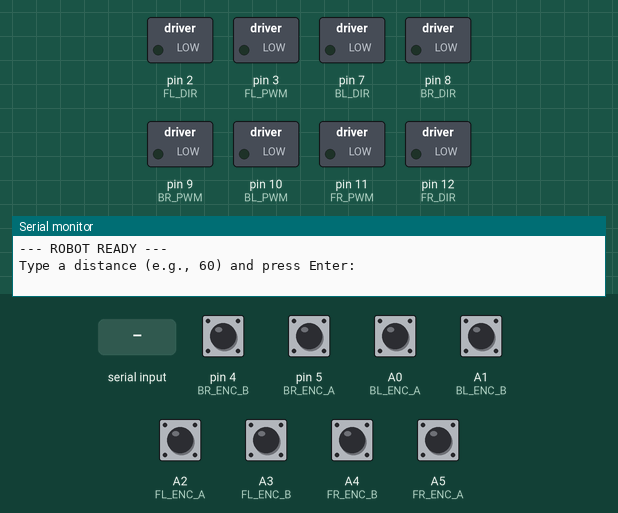
Recording of a sketch running on a simulated Arduino Uno, built with avr-gcc and run on an emulated ATmega328P. Shown: switched loads named in the sketch (green lamp = pin HIGH), the last lines printed to the serial monitor. The test bench sets the inputs (shaded band); at power-on: A0 (BL_ENC_A), A1 (BL_ENC_B), A2 (FL_ENC_A), A3 (FL_ENC_B), A4 (FR_ENC_B), A5 (FR_ENC_A), pin 4 (BR_ENC_B), pin 5 (BR_ENC_A) HIGH.

Above: at 1.2 s.
1.3 s: "90,45\n" received over Serial
At 1.46 s:
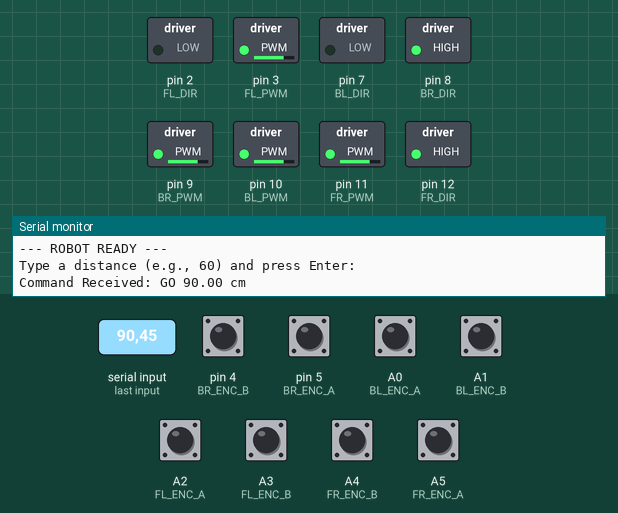
At 3.0 s:
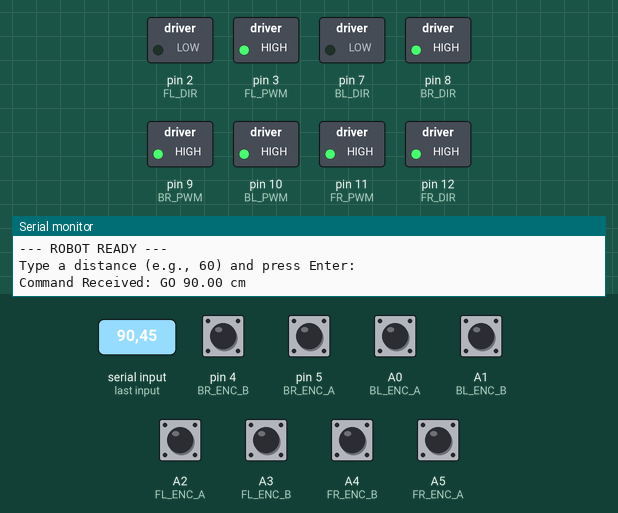
Timing chart, 0 to 4.5 s (numbered marks = the images above; inputs shaded):
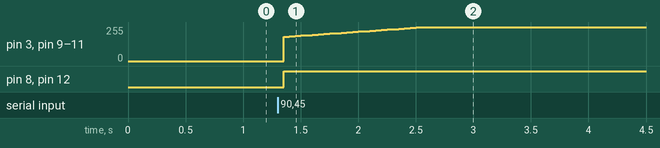

The sketch:

Phase3_Step1.ino
```cpp
// --- SERIAL CONTROLLED ROBOT (Arduino Monitor Version) ---
// Type a number (cm) in Serial Monitor -> Robot moves that distance.

#include <Arduino.h>

// *** PIN DEFINITIONS ***
const int FL_PWM = 3;    const int FL_DIR = 2;
const int FL_ENC_A = A2; const int FL_ENC_B = A3;

const int FR_PWM = 11;   const int FR_DIR = 12;
const int FR_ENC_A = A5; const int FR_ENC_B = A4;

const int BL_PWM = 10;   const int BL_DIR = 7;
const int BL_ENC_A = A0; const int BL_ENC_B = A1;

const int BR_PWM = 9;    const int BR_DIR = 8;
const int BR_ENC_A = 5;  const int BR_ENC_B = 4;

// *** YOUR CALIBRATION ***
// REPLACE THIS NUMBER with your calculated value (e.g., 0.07033)
const double CM_PER_TICK = 0.07033;

// PID SETTINGS
float Kp = 6.0;
float Ki = 2.0;

// VARIABLES
volatile long fl_ticks=0, fr_ticks=0, bl_ticks=0, br_ticks=0;
long prev_fl=0, prev_fr=0, prev_bl=0, prev_br=0;
double int_fl=0, int_fr=0, int_bl=0, int_br=0;
int last_fl=0, last_fr=0, last_bl=0, last_br=0;

// FUNCTION DECLARATIONS
void pollEncoders();
void driveDistance(float distance_cm);
void computePID(double target_spd, double current_spd, double &integral, int pwmPin, int dirPin, double dt, bool isLeft);

void setup() {
  Serial.begin(115200); // Make sure Monitor is set to 115200
  Serial.setTimeout(50);

  // MOTOR PINS
  pinMode(FL_PWM, OUTPUT); pinMode(FL_DIR, OUTPUT);
  pinMode(FR_PWM, OUTPUT); pinMode(FR_DIR, OUTPUT);
  pinMode(BL_PWM, OUTPUT); pinMode(BL_DIR, OUTPUT);
  pinMode(BR_PWM, OUTPUT); pinMode(BR_DIR, OUTPUT);

  // ENCODER PINS
  pinMode(FL_ENC_A, INPUT_PULLUP); pinMode(FL_ENC_B, INPUT_PULLUP);
  pinMode(FR_ENC_A, INPUT_PULLUP); pinMode(FR_ENC_B, INPUT_PULLUP);
  pinMode(BL_ENC_A, INPUT_PULLUP); pinMode(BL_ENC_B, INPUT_PULLUP);
  pinMode(BR_ENC_A, INPUT_PULLUP); pinMode(BR_ENC_B, INPUT_PULLUP);

  Serial.println("--- ROBOT READY ---");
  Serial.println("Type a distance (e.g., 60) and press Enter:");
}

void loop() {
  // Listen for user input from Serial Monitor
  if (Serial.available() > 0) {
    // Read the number typed by user
    float target_cm = Serial.parseFloat();

    // Clear buffer (remove "Enter" key characters)
    while(Serial.available()) { Serial.read(); }

    if (target_cm > 0) {
      Serial.print("Command Received: GO ");
      Serial.print(target_cm);
      Serial.println(" cm");

      driveDistance(target_cm);

      Serial.println("--- ARRIVED. Ready for next command. ---");
    }
  }

  pollEncoders(); // Keep counting in background
}

// --- DRIVING LOGIC ---
void driveDistance(float target_cm) {
  // 1. Reset counters for new move
  fl_ticks=0; fr_ticks=0; bl_ticks=0; br_ticks=0;
  prev_fl=0; prev_fr=0; prev_bl=0; prev_br=0;
  int_fl=0; int_fr=0; int_bl=0; int_br=0;

  unsigned long last_time = millis();
  bool reached = false;
  double target_speed = 30.0; // Speed in cm/s

  // 2. Drive Loop
  while (!reached) {
    pollEncoders();

    unsigned long curr_time = millis();
    if (curr_time - last_time >= 50) { // PID every 50ms
      double dt = (curr_time - last_time) / 1000.0;
      last_time = curr_time;

      // Calculate Distance
      long avg_ticks = (abs(fl_ticks) + abs(fr_ticks) + abs(bl_ticks) + abs(br_ticks)) / 4;
      double current_dist = avg_ticks * CM_PER_TICK;

      // Stop Condition
      if (current_dist >= target_cm) {
        reached = true;
        break;
      }

      // Run PID for all 4 motors
      long diff_fl = fl_ticks - prev_fl; prev_fl = fl_ticks;
      double speed_fl = (diff_fl * CM_PER_TICK) / dt;
      computePID(target_speed, speed_fl, int_fl, FL_PWM, FL_DIR, dt, true);

      long diff_fr = fr_ticks - prev_fr; prev_fr = fr_ticks;
      double speed_fr = (diff_fr * CM_PER_TICK) / dt;
      computePID(target_speed, speed_fr, int_fr, FR_PWM, FR_DIR, dt, false);

      long diff_bl = bl_ticks - prev_bl; prev_bl = bl_ticks;
      double speed_bl = (diff_bl * CM_PER_TICK) / dt;
      computePID(target_speed, speed_bl, int_bl, BL_PWM, BL_DIR, dt, true);

      long diff_br = br_ticks - prev_br; prev_br = br_ticks;
      double speed_br = (diff_br * CM_PER_TICK) / dt;
      computePID(target_speed, speed_br, int_br, BR_PWM, BR_DIR, dt, false);

      // Optional: Print progress
      // Serial.print("Dist: "); Serial.println(current_dist);
    }
  }

  // 3. Stop Motors
  analogWrite(FL_PWM, 0); analogWrite(FR_PWM, 0);
  analogWrite(BL_PWM, 0); analogWrite(BR_PWM, 0);
  delay(500); // Pause before accepting new commands
}

// --- HELPER FUNCTIONS ---
void pollEncoders() {
  int curr_fl = digitalRead(FL_ENC_A);
  if (curr_fl != last_fl && curr_fl == HIGH) {
    if(digitalRead(FL_ENC_B)) fl_ticks--; else fl_ticks++;
  }
  last_fl = curr_fl;

  int curr_fr = digitalRead(FR_ENC_A);
  if (curr_fr != last_fr && curr_fr == HIGH) {
    if(digitalRead(FR_ENC_B)) fr_ticks++; else fr_ticks--;
  }
  last_fr = curr_fr;

  int curr_bl = digitalRead(BL_ENC_A);
  if (curr_bl != last_bl && curr_bl == HIGH) {
    if(digitalRead(BL_ENC_B)) bl_ticks--; else bl_ticks++;
  }
  last_bl = curr_bl;

  int curr_br = digitalRead(BR_ENC_A);
  if (curr_br != last_br && curr_br == HIGH) {
    if(digitalRead(BR_ENC_B)) br_ticks++; else br_ticks--;
  }
  last_br = curr_br;
}

void computePID(double target_spd, double current_spd, double &integral, int pwmPin, int dirPin, double dt, bool isLeft) {
  double error = target_spd - current_spd;
  integral += (error * dt);
  integral = constrain(integral, -100, 100);
  double output = (Kp * error) + (Ki * integral);

  if (output > 0 && output < 60) output = 60;
  if (output < 0 && output > -60) output = -60;

  int pwm = constrain((int)output, -255, 255);

  if (pwm > 0) {
    if (isLeft) digitalWrite(dirPin, LOW); else digitalWrite(dirPin, HIGH);
    analogWrite(pwmPin, pwm);
  } else {
    if (isLeft) digitalWrite(dirPin, HIGH); else digitalWrite(dirPin, LOW);
    analogWrite(pwmPin, abs(pwm));
  }
}
```

Measured:
- after the input at 1.3 s, pin 3 (FL_PWM), pin 9 (BR_PWM), pin 10 (BL_PWM), pin 11 (FR_PWM): moves from 0/255 to 255/255 over 1.2 s, starting after 0.05 s; pin 8 (BR_DIR), pin 12 (FR_DIR): LOW → HIGH after 0.05 s
